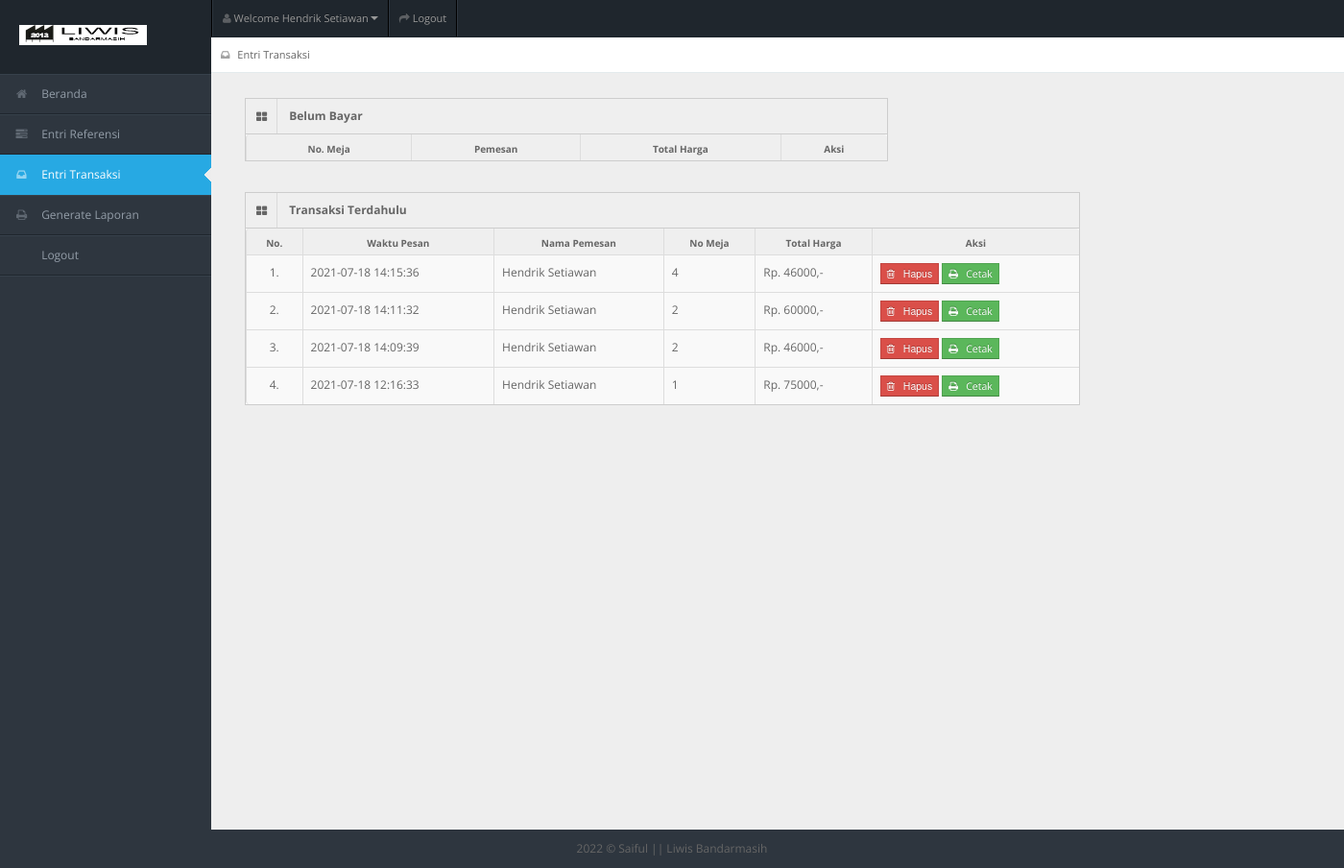
The page /entri_transaksi.php (signed in) on the database its author committed.
### tables this page shows
CREATE TABLE `tb_user` (
  `id_user` int(11) NOT NULL,
  `username` varchar(150) NOT NULL,
  `password` varchar(150) NOT NULL,
  `nama_user` varchar(150) NOT NULL,
  `id_level` int(11) NOT NULL,
  `status` varchar(150) NOT NULL
);

CREATE TABLE `tb_order` (
  `id_order` int(11) NOT NULL,
  `id_admin` int(11) DEFAULT NULL,
  `id_user` int(11) NOT NULL,
  `waktu_pesan` datetime DEFAULT NULL,
  `no_meja` int(11) DEFAULT NULL,
  `total_harga` varchar(150) DEFAULT NULL,
  `uang_bayar` varchar(150) DEFAULT NULL,
  `uang_kembali` varchar(150) DEFAULT NULL,
  `status_order` varchar(150) DEFAULT NULL
);

### entri_transaksi.php (the view, shortened to what this page needs)
<!DOCTYPE html>
<?php
include "connection/koneksi.php";
$id = $_SESSION['id_user'];
if (isset($_SESSION['username'])) {
  $query = "select * from tb_user natural join tb_level where id_user = $id";
  mysqli_query($conn, $query);
  $sql = mysqli_query($conn, $query);
  while ($r = mysqli_fetch_array($sql)) {
?>
    <html lang="en">
    <head>
      <link rel="stylesheet" href="template/dashboard/css/bootstrap.min.css" />
      <link rel="stylesheet" href="template/dashboard/css/bootstrap-responsive.min.css" />
      <link rel="stylesheet" href="template/dashboard/css/fullcalendar.css" />
      <link rel="stylesheet" href="template/dashboard/css/matrix-style.css" />
      <link rel="stylesheet" href="template/dashboard/css/matrix-media.css" />
      <link href="template/dashboard/font-awesome/css/font-awesome.css" rel="stylesheet" />
      <link rel="stylesheet" href="template/dashboard/css/jquery.gritter.css" />
    </head>
    <body>
      <div id="header">
        <h1><a href="entri_transaksi.php">Entri Transaksi</a></h1>
      </div>
      <div id="user-nav" class="navbar navbar-inverse">
        <ul class="nav">
          <li class="dropdown" id="profile-messages"><a title="" href="#" data-toggle="dropdown" data-target="#profile-messages" class="dropdown-toggle"><i class="icon icon-user"></i> <span class="text">Welcome <?php echo $r['nama_user']; ?></span><b class="caret"></b></a>
          </li>
          <li class=""><a title="" href="logout.php"><i class="icon icon-share-alt"></i> <span class="text">Logout</span></a></li>
        </ul>
      </div>
      <div id="sidebar"><a href="entri_referensi.php" class="visible-phone"><i class="icon icon-inbox"></i> <span>Entri Transaksi</span></a>
        <ul>
          <?php
          if ($r['id_level'] == 1) {
          ?>
            <li> <a href="beranda.php"><i class="icon icon-home"></i> <span>Beranda</span></a> </li>
            <li> <a href="entri_referensi.php"><i class="icon icon-tasks"></i> <span>Entri Referensi</span></a> </li>
            <li class="active"> <a href="entri_transaksi.php"><i class="icon icon-inbox"></i> <span>Entri Transaksi</span></a> </li>
            <li> <a href="generate_laporan.php"><i class="icon icon-print"></i> <span>Generate Laporan</span></a> </li>
            <li> <a href="logout.php"><i class="icon icon-sign-out"></i> <span>Logout</span></a> </li>
          <?php
          } else if ($r['id_level'] == 2) {
          ?>
            <li> <a href="beranda.php"><i class="icon icon-home"></i> <span>Beranda</span></a> </li>
            <li> <a href="entri_transaksi.php"><i class="icon icon-shopping-cart"></i> <span>Entri Transaksi</span></a> </li>
            <li> <a href="logout.php"><i class="icon icon-sign-out"></i> <span>Logout</span></a> </li>
          <?php
          }
          ?>
        </ul>
      </div>
      <div id="content">
        <div id="content-header">
          <div id="breadcrumb"> <a href="entri_transaksi.php" title="Go to here" class="tip-bottom"><i class="icon icon-inbox"></i> Entri Transaksi</a></div>
        </div>
        <div class="container">
          <div class="row-fluid">
            <?php
            if ($r['id_level'] == 1 || $r['id_level'] == 2) {
            ?>
              <div class="span7">
                <div class="widget-box">
                  <div class="widget-title bg_lg"><span class="icon"><i class="icon-th-large"></i></span>
                    <h5>Belum Bayar</h5>
                  </div>
                  <div class="widget-content nopadding">
                    <table class="table table-bordered table-invoice-full">
                      <thead>
                        <tr>
                          <th class="head0">No. Meja</th>
                          <th class="head1">Pemesan</th>
                          <th class="head0 right">Total Harga</th>
                          <th class="head0 right">Aksi</th>
                        </tr>
                      </thead>
                    </table>
                  </div>
                </div>
              </div>
              <div class="span9">
                <div class="widget-box">
                  <div class="widget-title bg_lg"><span class="icon"><i class="icon-th-large"></i></span>
                    <h5>Transaksi Terdahulu</h5>
                  </div>
                  <div class="widget-content nopadding">
                    <table class="table table-bordered table-invoice-full">
                      <thead>
                        <tr>
                          <th class="head0">No.</th>
                          <th class="head0">Waktu Pesan</th>
                          <th class="head1">Nama Pemesan</th>
                          <th class="head0">No Meja</th>
                          <th class="head0 right">Total Harga</th>
                          <th class="head0 right">Aksi</th>
                        </tr>
                      </thead>
                      <tbody>
                        <?php
                        $nomor = 1;
                        $query_sudah_order = "select * from tb_order left join tb_user on tb_order.id_user = tb_user.id_user where status_order = 'sudah bayar' order by id_order desc";
                        $sql_sudah_order = mysqli_query($conn, $query_sudah_order);
                        while ($r_sudah_order = mysqli_fetch_array($sql_sudah_order)) {
                        ?>
                          <tr>
                            <td>
                              <center><?php echo $nomor++; ?>. </center>
                            </td>
                            <td><?php echo $r_sudah_order['waktu_pesan']; ?></td>
                            <td><?php echo $r_sudah_order['nama_user']; ?></td>
                            <td><?php echo $r_sudah_order['no_meja']; ?></td>
                            <td>Rp. <?php echo $r_sudah_order['total_harga']; ?>,-</td>
                            <td>
                              <form action="" method="post">
                                <button type="submit" value="<?php echo $r_sudah_order['id_order']; ?>" name="hapus_transaksi" class="btn btn-mini btn-danger">
                                  <i class='icon icon-trash'></i>
                                  &nbsp; Hapus
                                </button>
                                <a target='_blank' href="cetak_transaksi.php?konten=<?php echo $r_sudah_order['id_order']; ?>" class="btn btn-mini btn-success">
                                  <i class='icon icon-print'></i>
                                  &nbsp; Cetak
                                </a>
                              </form>
                            </td>
                          </tr>
                        <?php
                        }
                        ?>
                      </tbody>
                    </table>
                  </div>
                </div>
              </div>
            <?php
            }
            ?>
          </div>
        </div>
      </div>
      <div class="row-fluid">
        <div id="footer" class="span12"> <?php echo date('Y'); ?> &copy; Saiful || Liwis Bandarmasih </div>
      </div>
    </body>
    </html>
<?php
  }
} else {
  header('location: logout.php');
}
?>

### template/dashboard/css/matrix-style.css (style rules this page uses)
* { outline:none !important; -moz-outline: none !important; }
html, body { height:100% }
body { overflow-x: hidden; margin-top: -10px; font-family: 'Open Sans', sans-serif; font-size:12px; color:#666; }
a { color:#666; }
select, textarea, input[type="text"], input[type="password"], input[type="datetime"], input[type="datetime-local"], input[type="date"], input[type="month"], input[type="time"], input[type="week"], input[type="number"], input[type="email"], input[type="url"], input[type="search"], input[type="tel"], input[type="color"], .uneditable-input, .label, .dropdown-menu, .btn, .well, .progress, .table-bordered, .btn-group > .btn:first-child, .btn-group > .btn:last-child, .btn-group > .btn:last-child, .btn-group > .dropdown-toggle, .alert { border-radius:0px; }
.btn, textarea, input[type="text"], input[type="password"], input[type="datetime"], input[type="datetime-local"], input[type="date"], input[type="month"], input[type="time"], input[type="week"], input[type="number"], input[type="email"], input[type="url"], input[type="search"], input[type="tel"], input[type="color"], .uneditable-input { box-shadow:none; }
.progress, .progress-success .bar, .progress .bar-success, .progress-warning .bar, .progress .bar-warning, .progress-danger .bar, .progress .bar-danger, .progress-info .bar, .progress .bar-info, .btn, .btn-primary { background-image:none; }
#footer { padding:10px; text-align:center; }
.bg_lg { background:#28b779; }
#header { height: 77px; position: relative; width: 100%; z-index: -9; }
#header h1 { background: url("../img/liwiss.jpg") no-repeat scroll 0 0 transparent; height: 31px; left: 20px; line-height: 600px; overflow: hidden; position: relative; top: 26px; width: 191px; }
#header h1 a { display: block; }
#user-nav { position: absolute; left: 220px; top:0px; z-index: 20; margin: 0; }
#user-nav > ul { margin: 0; padding: 0; list-style: none; border-right: 1px solid #2e363f;border-left: 1px solid #000; }
#user-nav > ul > li { float: left; list-style-type: none; margin: 0; position: relative; padding: 0; border-left: 1px solid #2e363f; border-right: 1px solid #000; }
#user-nav > ul > li > a { padding:9px 10px; display: block; font-size: 11px; }
#user-nav > ul > li > a > i, #sidebar li a i { opacity: .5; margin-top: 2px; }
#sidebar { display: block; float: left; position: relative; width: 220px; z-index: 16; }
#sidebar > ul { list-style: none; margin: 0px 0 0; padding: 0; position: absolute; width: 220px; }
#sidebar > ul > li { display: block; position: relative; }
#sidebar > ul > li > a { padding: 10px 0 10px 15px; display: block; color: #939da8; }
#sidebar > ul > li > a > i { margin-right: 10px; }
#sidebar > ul > li.active > a { background: url("../img/menu-active.png") no-repeat scroll right center transparent !important; text-decoration:none; }
#content { background: none repeat scroll 0 0 #eeeeee; margin-left: 220px; margin-right: 0; padding-bottom: 25px; position: relative; min-height:100%; width: auto; }
#content-header { position: abslute; width: 100%; margin-top: -38px; z-index: 20; }
#breadcrumb { background-color: #fff; border-bottom: 1px solid #e3ebed; }
#breadcrumb a { padding: 8px 20px 8px 10px; display: inline-block; background-image: url('../img/breadcrumb.png'); background-position: center right; background-repeat: no-repeat; font-size: 11px; color: #666666; }
#breadcrumb a:last-child { background-image:none; }
#breadcrumb a i { margin-right: 5px; opacity: .6; }
.stat-boxes .peity_bar_good, .stat-boxes .peity_line_good, { color: #459D1C; }
.widget-box { background: none repeat scroll 0 0 #F9F9F9; border-left: 1px solid #CDCDCD; border-top: 1px solid #CDCDCD; border-right: 1px solid #CDCDCD; clear: both; margin-top: 16px; margin-bottom: 16px; position: relative; }
.widget-title, .modal-header, .table th, div.dataTables_wrapper .ui-widget-header { background:#efefef; border-bottom: 1px solid #CDCDCD; height: 36px; }
.widget-title span.icon { padding: 9px 10px 7px 11px; float: left; border-right:1px solid #dadada; }
.widget-title h5 { color: #666; float: left; font-size: 12px; font-weight: bold; padding: 12px; line-height: 12px; margin: 0; }
.widget-content { padding:15px; border-bottom: 1px solid #cdcdcd; }
.table th { height: auto; font-size: 10px; padding: 5px 10px 2px; border-bottom: 0; text-align: center; color: #666666; }
.nopadding { padding: 0 !important; }
.nopadding .table { margin-bottom: 0; }
.nopadding .table-bordered { border: 0; }
form { margin-bottom: 0; }

### rows shown on the page
tb_user: nama_user "Hendrik Setiawan"
tb_order: waktu_pesan "2021-07-18 14:15:36", id_user.nama_user "Hendrik Setiawan", no_meja "4", total_harga "46000", $r_sudah_order['id_order'] 73 (drawn)
tb_order: waktu_pesan "2021-07-18 14:11:32", id_user.nama_user "Hendrik Setiawan", no_meja "2", total_harga "60000", $r_sudah_order['id_order'] 72 (drawn)
tb_order: waktu_pesan "2021-07-18 14:09:39", id_user.nama_user "Hendrik Setiawan", no_meja "2", total_harga "46000", $r_sudah_order['id_order'] 71 (drawn)
tb_order: waktu_pesan "2021-07-18 12:16:33", id_user.nama_user "Hendrik Setiawan", no_meja "1", total_harga "75000", $r_sudah_order['id_order'] 58 (drawn)
